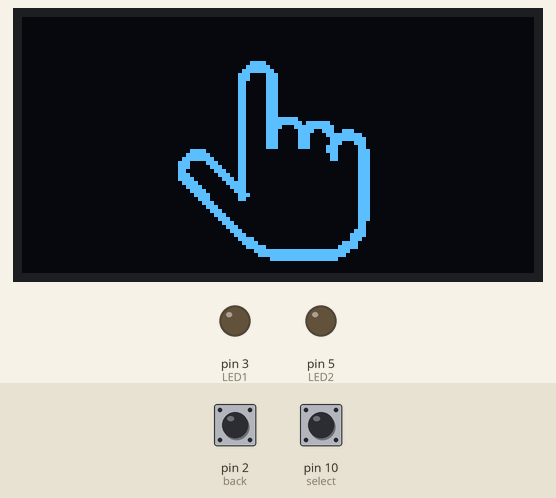
Simulated run of this sketch. Board: Arduino Uno, built with avr-gcc and run on an emulated ATmega328P. On the bench: 128×64 one-colour display, output pins drawn as LEDs (lit = HIGH). The test bench sets the inputs (shaded band); at power-on: pin 10 (select) HIGH, pin 2 (back) HIGH. What the sketch prints to the serial monitor is not drawn.

Above: at 1.27 s.
1.3 s: pin 10 (select) pulled LOW for 0.15 s
At 2.2 s:
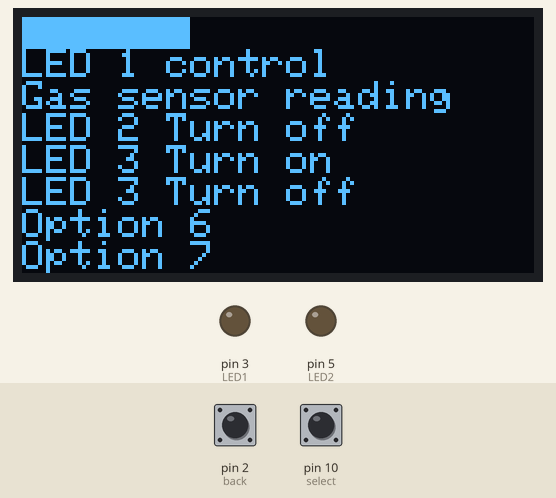
2.9 s: pin 2 (back) pulled LOW for 1 s
At 4.08 s:
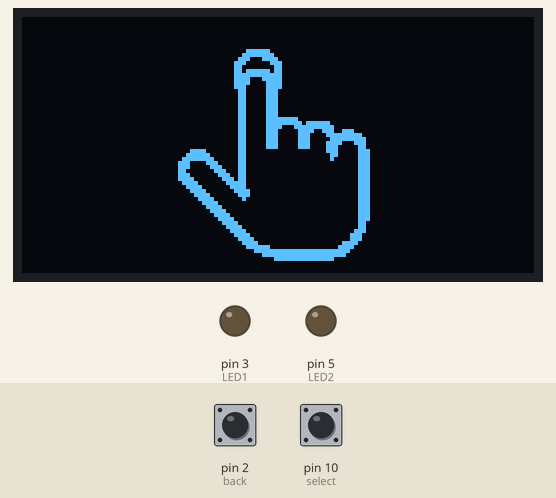
4.5 s: pin 10 (select) pulled LOW for 1 s
At 5.3 s:
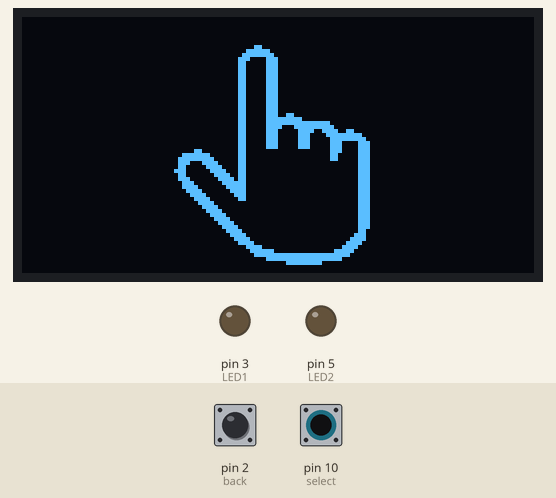
6.1 s: pin 10 (select) pulled LOW for 0.15 s
At 6.2 s:
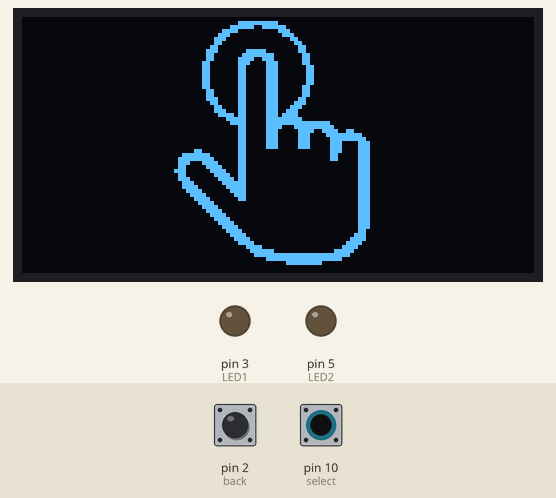
7.7 s: pin 2 (back) pulled LOW for 3.2 s
At 11.37 s:
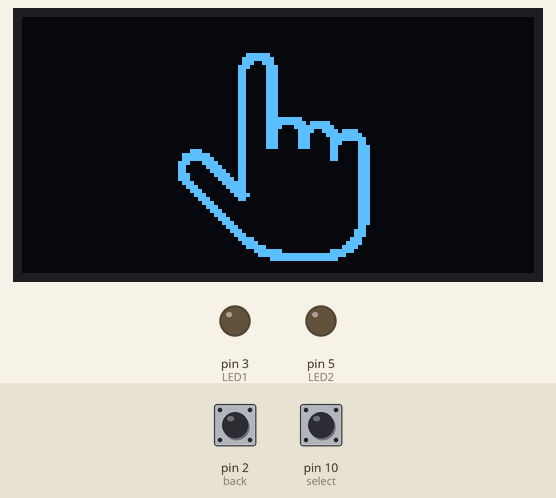
11.5 s: pin 10 (select) pulled LOW for 3.2 s
At 12.9 s:
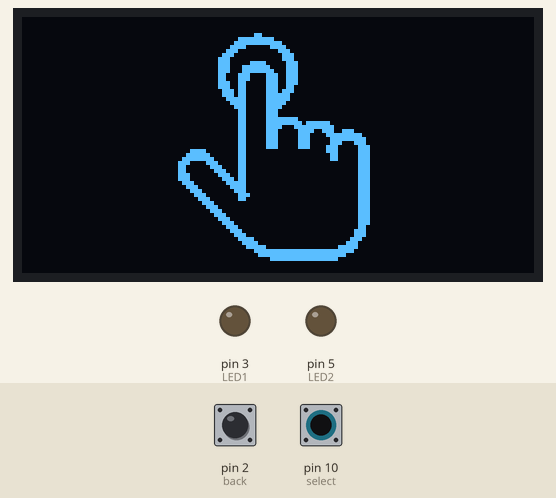
Timing chart, 0 to 14.5 s (numbered marks = the images above; inputs shaded):
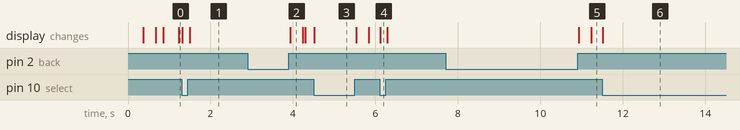

The sketch:

Menu_by_shanto_copy_20250304100850.ino
```cpp
#include <EEPROM.h>
#include <Adafruit_SSD1306.h>
#include <SSD1306Ascii.h>
Adafruit_SSD1306 display(128, 64, &Wire, -1);
#include "bitmap.h"

#define FRAME_COUNT (sizeof(frames) / sizeof(frames[0]));
int frame = 0; //Starting with the very first frame.
#define select 10 //button for selecting item in the list
#define back 2 //Button for getting back from the menu

#define LED1 3
#define LED2 5
#define LED3 8


void setup() {
 Serial.begin(9600);
 display.begin(0x02, 0x3C);
 display.clearDisplay();
 display.setTextSize(2);

  pinMode(select, INPUT_PULLUP);
  pinMode(back, INPUT_PULLUP);
  pinMode(LED1, OUTPUT);
  pinMode(LED2, OUTPUT);
}

void loop() {
  intro(); //Intro will keep running unless we press anything
  byte r = push(select); //Outputs 0, 1, 2 based on the type of press
                         //detected
  if(r)
  {
    Serial.println(r);
    if(r==1)
    {
      byte p = panel();
     if(p==1) {
      LED_control();
     }

    }
  }


}
```

button.ino
```cpp
byte push(byte pin_number) {
  bool long_press_flag = 0;
  if (digitalRead(pin_number) == 0) {
    delay(20);  //debounce delay
    uint32_t t = millis();
    while (digitalRead(pin_number) == 0) {
      if (millis() - t > 500) {
        long_press_flag = 1;
        digitalWrite(13, 1);
      }
    }
    digitalWrite(13, 0);
    if (long_press_flag)
      return 2; //A long press has been detected
    else return 1;  //A short press has been detected
  }

  return 0;  //The button is not being pressed when push()
             // function is being called.
}
```

display.ino
```cpp
void text(String t, byte x, byte y, bool c)
{
  display.setCursor(x, y);
  (c) ? display.setTextColor(1) : display.setTextColor(0, 1);
  display.print(t);
}
```

intro.ino
```cpp
void intro() {
  display.clearDisplay();
  display.drawBitmap(32, 0, frames[frame], 64, 64, 1);
  display.display();
  frame = (frame + 1) % FRAME_COUNT;
}
```

led.ino
```cpp
String led_options(byte a) {
  if (a == 0) return "       ";
  else if (a == 1) return "LED 1 status       ";
  else if (a == 2) return "LED 2 status       ";
  else if (a == 3) return "LED 3 status       ";
  else if (a == 4) return "LED 1 brightness        ";
  else if (a == 5) return "LED 2 blink time        ";
  else if (a == 6) return "LED 1 blink time        ";
  else if (a == 7) return "Option 7            ";
  else if (a == 8) return "Option 8            ";
  else if (a == 9) return "Option 9            ";
  else if (a == 10) return "Option 10            ";
  else if (a == 11) return "Option 11           ";
}


byte LED_control() {
  display.setTextSize(1);
  int index = 0, temp = -1, base = 0, peak = 7, limit = 5;
  String value;
  while (1) {
    if (temp != index) {
      temp = index;
      display.clearDisplay();
      for (int i = base; i <= peak; i++) {
        if(i >=0 && i<=2)
        {
          value = (EEPROM.read(i)) ? "On": "Off";
        }
        else if(i ==3) value = String(EEPROM.read(i));
        else if(i > 4 && i <=5) value = String(EEPROM.read(i)*10);
        else value = "";


        (i == index) ? text(options(i) + value, 0, (i - base) * 8, 0) : text(options(i), 0, (i - base) * 8, 1);
      }
      display.display();
    }

    byte r = push(select);
    if (r == 1) {
      index++;
      if (index >= limit) index = limit;
      if (index > peak) {
        peak = index;
        base = peak - 7;
      }
    }

    else if (r == 2) {  //Long press will return the particular index of
                        //item under focus as the output of the function
      display.setTextSize(2);
      return index + 1;
    }

    r = push(back);
    if (r == 1) {
      index--;
      if (index < 0) index = 0;
      if (index < base) {
        base = index;
        peak = base + 7;
      }
    }
    if (r == 2) {   //Long pressing the back button will simply exit the
                    //menu mode
      display.setTextSize(2);
      return 0;
    }
  }
}
```

nav.ino
```cpp
String options(byte a) {
  if (a == 0) return "       ";
  else if (a == 1) return "LED 1 control       ";
  else if (a == 2) return "Gas sensor reading  ";
  else if (a == 3) return "LED 2 Turn off      ";
  else if (a == 4) return "LED 3 Turn on       ";
  else if (a == 5) return "LED 3 Turn off      ";
  else if (a == 6) return "Option 6            ";
  else if (a == 7) return "Option 7            ";
  else if (a == 8) return "Option 8            ";
  else if (a == 9) return "Option 9            ";
  else if (a == 10) return "Option 10            ";
  else if (a == 11) return "Option 11           ";
}

// byte panel() {
//   display.setTextSize(1);
//   int index = 0;  //Index of the item in the list having focus
//   int temp = -1;
//   int base = 0;    //Index of the first item in the part of the list
//                    //currently being displayed
//   int peak = 7;    //Index of the last item in the part of the list
//                    //currently being displayed
//   int limit = 11;  //Total number of items in the list.
//   while (1) {
//     if (temp != index) {
//       temp = index;
//       display.clearDisplay();
//       for (int i = base; i <= peak; i++) {
//         if (i == index)  //The selected item out of all the displaying
//         {                //items on the display
//           text(options(i), 0, (i - base) * 8, 0);
//           //Printing the selected item in the list with inactive color(black)
//         } else {
//           {
//             text(options(i), 0, (i - base) * 8, 1);
//           }
//         }
//         display.display();
//       }

//       byte r = push(select); //Getting the status of the select button
//       Serial.println(r);
//       // if(r == 1)
//       // {
//       //   index++;
//       //   Serial.println(index);
//       //   if(index >= limit) index = limit;
//       //   if(index > peak)
//       //   {
//       //     peak = index;
//       //     base = peak - 7;
//       //   }
//       // }

//       // else if (r==2)  //Means that, we've selected something
//       // {
//       //   display.setTextSize(2);
//       //   return index + 1;
//       // }

//       // r = push(back); //Getting the status of the back button

//       // if(r==1)
//       // {
//       //   index--;
//       //   if(index < 0) index = 0;
//       //   if(index < base)
//       //   {
//       //     base = index;
//       //     peak = base + 7;
//       //   }
//       // }

//       // if(r==2)
//       // {
//       //   display.setTextSize(2);
//       //   return 0;
//       // }

//     }
//   }
// }

byte panel() {
  display.setTextSize(1);
  int index = 0, temp = -1, base = 0, peak = 7, limit = 11;
  while (1) {
    if (temp != index) {
      temp = index;
      display.clearDisplay();
      for (int i = base; i <= peak; i++) {
        (i == index) ? text(options(i), 0, (i - base) * 8, 0) : text(options(i), 0, (i - base) * 8, 1);
      }
      display.display();
    }

    byte r = push(select);
    if (r == 1) {
      index++;
      if (index >= limit) index = limit;
      if (index > peak) {
        peak = index;
        base = peak - 7;
      }
    }

    else if (r == 2) {  //Long press will return the particular index of
                        //item under focus as the output of the function
      display.setTextSize(2);
      return index + 1;
    }

    r = push(back);
    if (r == 1) {
      index--;
      if (index < 0) index = 0;
      if (index < base) {
        base = index;
        peak = base + 7;
      }
    }
    if (r == 2) {   //Long pressing the back button will simply exit the
                    //menu mode
      display.setTextSize(2);
      return 0;
    }
  }
}
```

Source omitted: bitmap.h (data table, 33115 bytes)

Measured:
- after the input at 1.3 s, the display: first changes at once (image 1 shows a later state)
- after the input at 2.9 s, the display: changes after 1.0 s (image 2)
- after the input at 4.5 s, the display: changes at once (image 3)
- after the input at 6.1 s, the display: changes at once (image 4)
- after the input at 7.7 s, the display: first changes after 3.2 s (image 5 shows a later state)
- after the input at 11.5 s, the display: changes at once (image 6)
